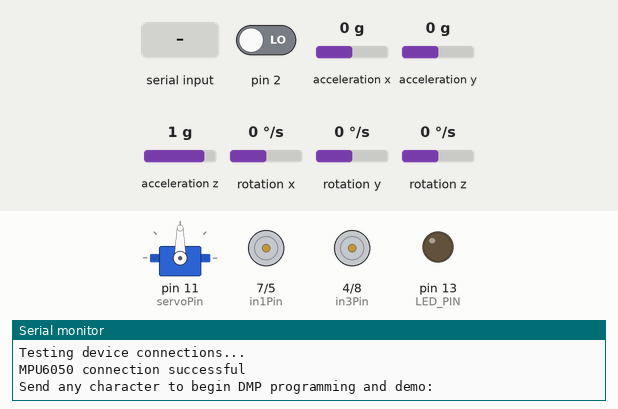
Recording of a sketch running on a simulated Arduino Uno, built with avr-gcc and run on an emulated ATmega328P. On the bench: servo, motor-driver pin pairs drawn as motors (green arrow = first pin HIGH = forward, orange = second pin HIGH = backward, longer = more drive, scaled by the enable pin), output pins drawn as LEDs (lit = HIGH), the last lines printed to the serial monitor. The inputs (shaded band) are chosen by the test bench; at power-on: pin 2 LOW, rotation z 0 °/s, acceleration z 1 g, acceleration x 0 g, acceleration y 0 g, rotation x 0 °/s, rotation y 0 °/s. The sensor or clock chip raises its interrupt line as the real part does.

Above: at 0.9 s.
1.0 s: "1\n" received over Serial
4.0 s: pin 2 driven HIGH
At 5.6 s:
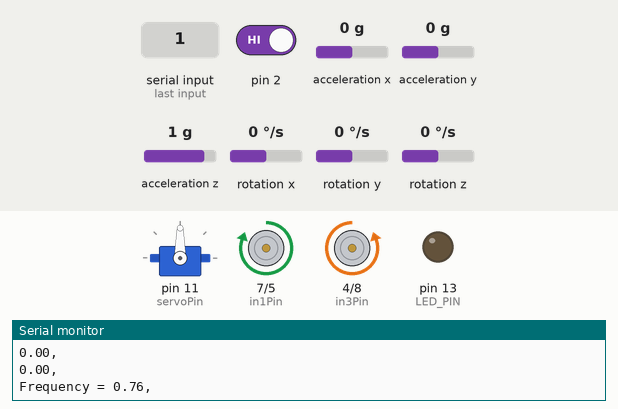
7.0 s: rotation z set to -192 °/s
At 8.4 s:
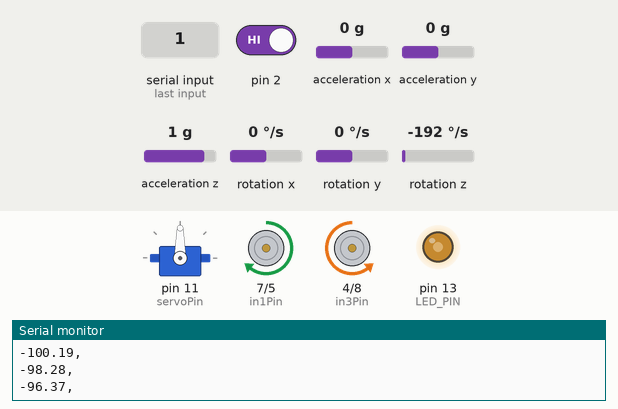
10.0 s: rotation z set to 4 °/s
At 12.6 s:
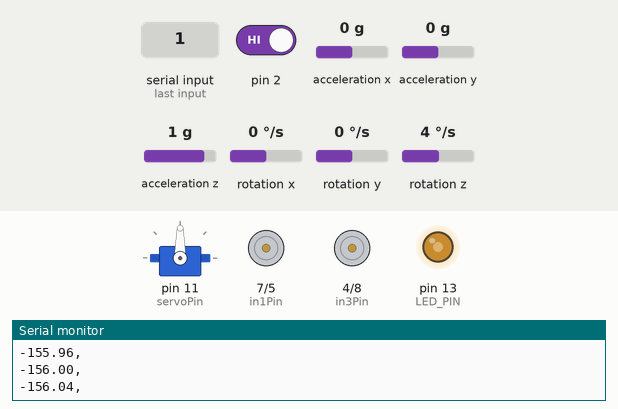
13.0 s: acceleration z set to 0.1 g
16.0 s: acceleration z set to -0.2 g
Timing chart, 0 to 19.0 s (numbered marks = the images above; inputs shaded):
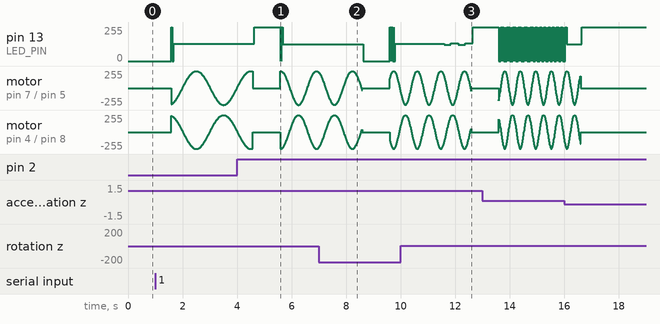

The sketch:

challenge1.ino
```cpp
#include <Servo.h>

// I2Cdev and MPU6050 must be installed as libraries, or else the .cpp/.h files
// for both classes must be in the include path of your project
#include "I2Cdev.h"

#include "MPU6050_6Axis_MotionApps20.h"
//#include "MPU6050.h" // not necessary if using MotionApps include file

// Arduino Wire library is required if I2Cdev I2CDEV_ARDUINO_WIRE implementation
// is used in I2Cdev.h
#if I2CDEV_IMPLEMENTATION == I2CDEV_ARDUINO_WIRE
    #include "Wire.h"
#endif

// class default I2C address is 0x68
// specific I2C addresses may be passed as a parameter here
// AD0 low = 0x68 (default for SparkFun breakout and InvenSense evaluation board)
// AD0 high = 0x69
MPU6050 mpu;
//MPU6050 mpu(0x69); // <-- use for AD0 high

// uncomment "OUTPUT_READABLE_QUATERNION" if you want to see the actual
// quaternion components in a [w, x, y, z] format (not best for parsing
// on a remote host such as Processing or something though)
//#define OUTPUT_READABLE_QUATERNION

// uncomment "OUTPUT_READABLE_EULER" if you want to see Euler angles
// (in degrees) calculated from the quaternions coming from the FIFO.
// Note that Euler angles suffer from gimbal lock (for more info, see
// http://en.wikipedia.org/wiki/Gimbal_lock)
//#define OUTPUT_READABLE_EULER

// uncomment "OUTPUT_READABLE_YAWPITCHROLL" if you want to see the yaw/
// pitch/roll angles (in degrees) calculated from the quaternions coming
// from the FIFO. Note this also requires gravity vector calculations.
// Also note that yaw/pitch/roll angles suffer from gimbal lock (for
// more info, see: http://en.wikipedia.org/wiki/Gimbal_lock)
#define OUTPUT_READABLE_YAWPITCHROLL

// uncomment "OUTPUT_READABLE_REALACCEL" if you want to see acceleration
// components with gravity removed. This acceleration reference frame is
// not compensated for orientation, so +X is always +X according to the
// sensor, just without the effects of gravity. If you want acceleration
// compensated for orientation, us OUTPUT_READABLE_WORLDACCEL instead.
//#define OUTPUT_READABLE_REALACCEL

// uncomment "OUTPUT_READABLE_WORLDACCEL" if you want to see acceleration
// components with gravity removed and adjusted for the world frame of
// reference (yaw is relative to initial orientation, since no magnetometer
// is present in this case). Could be quite handy in some cases.
//#define OUTPUT_READABLE_WORLDACCEL

// uncomment "OUTPUT_TEAPOT" if you want output that matches the
// format used for the InvenSense teapot demo
//#define OUTPUT_TEAPOT

#define LED_PIN 13 // (Arduino is 13, Teensy is 11, Teensy++ is 6)
bool blinkState = false;

// MPU control/status vars
bool dmpReady = false;  // set true if DMP init was successful
uint8_t mpuIntStatus;   // holds actual interrupt status byte from MPU
uint8_t devStatus;      // return status after each device operation (0 = success, !0 = error)
uint16_t packetSize;    // expected DMP packet size (default is 42 bytes)
uint16_t fifoCount;     // count of all bytes currently in FIFO
uint8_t fifoBuffer[64]; // FIFO storage buffer

// orientation/motion vars
Quaternion q;           // [w, x, y, z]         quaternion container
VectorInt16 aa;         // [x, y, z]            accel sensor measurements
VectorInt16 aaReal;     // [x, y, z]            gravity-free accel sensor measurements
VectorInt16 aaWorld;    // [x, y, z]            world-frame accel sensor measurements
VectorFloat gravity;    // [x, y, z]            gravity vector
float euler[3];         // [psi, theta, phi]    Euler angle container
float ypr[3];           // [yaw, pitch, roll]   yaw/pitch/roll container and gravity vector

// packet structure for InvenSense teapot demo
uint8_t teapotPacket[14] = { '$', 0x02, 0,0, 0,0, 0,0, 0,0, 0x00, 0x00, '\r', '\n' };


/*
* Firmware for the ”2WD Ultrasonic Motor Robot Car Kit”
*
* Stephen A. Edwards
*
* Hardware configuration :
* A pair of DC motors driven by an L298N H bridge motor driver
* An HC-SR04 ultrasonic range sensor mounted atop a small hobby servo
*/


Servo servo;

// Ultrasonic Module pins
const int trigPin = 13; // 10 microsecond high pulse causes chirp , wait 50 us
const int echoPin = 12; // Width of high pulse indicates distance

// Servo motor that aims ultrasonic sensor .
const int servoPin = 11; // PWM output for hobby servo

// Motor control pins : L298N H bridge
const int enAPin = 6; // Left motor PWM speed control
const int in1Pin = 7; // Left motor Direction 1
const int in2Pin = 5; // Left motor Direction 2
const int in3Pin = 4; // Right motor Direction 1
const int in4Pin = 8; // Right motor Direction 2
const int enBPin = 3; // Right motor PWM speed control

enum Motor {LEFT, RIGHT};
#define NUM_ANGLES 7
unsigned char sensorAngle[NUM_ANGLES] = { 60, 70, 80, 90, 100, 110, 120 };
unsigned int distance[NUM_ANGLES];

// ================================================================
// ===               INTERRUPT DETECTION ROUTINE                ===
// ================================================================

volatile bool mpuInterrupt = false;     // indicates whether MPU interrupt pin has gone high
void dmpDataReady() {
    mpuInterrupt = true;
}

// Set motor speed: 255 full ahead, -255 full reverse , 0 stop
void go( enum Motor m, int speed)
{
  digitalWrite(m == LEFT ? in1Pin : in3Pin , speed > 0 ? HIGH : LOW);
  digitalWrite(m == LEFT ? in2Pin : in4Pin , speed <= 0 ? HIGH : LOW);
  analogWrite(m == LEFT ? enAPin : enBPin, speed < 0 ? -speed : speed);
}

bool sinDrive(double freq, int duration) { // duration in seconds
  static int tstart;
  static bool init = true;

  if (init) {
     tstart = millis();
     init = false;
  }

  double t = millis();
  int speed;

//  Serial.print("tstart is ");
//  Serial.print(tstart);
//  Serial.print(" t is ");
//  Serial.println(t);


  if (t < tstart + duration*1000) {
    speed = 255*sin(2*PI*freq*t/1000);
    go(LEFT, speed);
    go(RIGHT, -1*speed);
    return true;
  }

  go(LEFT, 0);
  go(RIGHT, 0);
  init = true;
  return false;

}

// Initial motor test :
// left motor forward then back
// right motor forward then back
void testMotors ()
{
  static int speed[8] = { 128, 255, 128, 0 ,
  -128, -255, -128, 0};
  go(RIGHT, 0);
  for (unsigned char i = 0 ; i < 8 ; i++)
    go(LEFT, speed[i]*0.85), delay (200);
  for (unsigned char i = 0 ; i < 8 ; i++)
    go(RIGHT, speed[i]), delay (200);
}

// Read distance from the ultrasonic sensor , return distance in mm
//
// Speed of sound in dry air , 20C is 343 m/s
// pulseIn returns time in microseconds (10ˆ-6)
// 2d = p * 10ˆ-6 s * 343 m/s = p * 0.00343 m = p * 0.343 mm/us
unsigned int readDistance ()
{
  digitalWrite ( trigPin , HIGH );
  delayMicroseconds (10);
  digitalWrite ( trigPin , LOW );
  unsigned long period = pulseIn ( echoPin, HIGH );
  return period * 343 / 2000;
}

// Scan the area ahead by sweeping the ultrasonic sensor left and right
// and recording the distance observed. This takes a reading , then
// sends the servo to the next angle. Call repeatedly once every 50 ms or so.
void readNextDistance ()
{
  static unsigned char angleIndex = 0;
  static signed char step = 1;
  distance[angleIndex] = readDistance();
  angleIndex += step ;
  if (angleIndex == NUM_ANGLES - 1) step = -1;
  else if (angleIndex == 0) step = 1;
  servo.write(sensorAngle[angleIndex]);
}

void setup() {
  pinMode(trigPin, OUTPUT);
  pinMode(echoPin, INPUT);
  digitalWrite (trigPin, LOW);
  pinMode(enAPin, OUTPUT);
  pinMode(in1Pin, OUTPUT);
  pinMode(in2Pin, OUTPUT);
  pinMode(in3Pin, OUTPUT);
  pinMode(in4Pin, OUTPUT);
  pinMode(enBPin, OUTPUT);
  servo.attach(servoPin);
  servo.write(90);
//  go(LEFT, 0);
//  go(RIGHT, 0);
//  testMotors();
//  // Scan the surroundings before starting
//  servo.write (sensorAngle[0]);
//  delay (200);
//  for (unsigned char i = 0; i < NUM_ANGLES; i++)
//    readNextDistance(), delay (200);
  go(LEFT, 0);
  go(RIGHT, 0);

  // IMU setup:
  // join I2C bus (I2Cdev library doesn't do this automatically)
    #if I2CDEV_IMPLEMENTATION == I2CDEV_ARDUINO_WIRE
        Wire.begin();
        TWBR = 24; // 400kHz I2C clock (200kHz if CPU is 8MHz)
    #elif I2CDEV_IMPLEMENTATION == I2CDEV_BUILTIN_FASTWIRE
        Fastwire::setup(400, true);
    #endif

  Serial.begin(9600);
  while (!Serial);

  // initialize device
    Serial.println(F("Initializing I2C devices..."));
    mpu.initialize();

    // verify connection
    Serial.println(F("Testing device connections..."));
    Serial.println(mpu.testConnection() ? F("MPU6050 connection successful") : F("MPU6050 connection failed"));

  // wait for ready
    Serial.println(F("\nSend any character to begin DMP programming and demo: "));
    while (Serial.available() && Serial.read()); // empty buffer
    while (!Serial.available());                 // wait for data
    while (Serial.available() && Serial.read()); // empty buffer again

    // load and configure the DMP
    Serial.println(F("Initializing DMP..."));
    devStatus = mpu.dmpInitialize();

    // supply your own gyro offsets here, scaled for min sensitivity
    mpu.setXGyroOffset(220);
    mpu.setYGyroOffset(76);
    mpu.setZGyroOffset(-85);
    mpu.setZAccelOffset(1788); // 1688 factory default for my test chip

    // make sure it worked (returns 0 if so)
    if (devStatus == 0) {
        // turn on the DMP, now that it's ready
        Serial.println(F("Enabling DMP..."));
        mpu.setDMPEnabled(true);

        // enable Arduino interrupt detection
        Serial.println(F("Enabling interrupt detection (Arduino external interrupt 0)..."));
        attachInterrupt(0, dmpDataReady, RISING);
        mpuIntStatus = mpu.getIntStatus();

        // set our DMP Ready flag so the main loop() function knows it's okay to use it
        Serial.println(F("DMP ready! Waiting for first interrupt..."));
        dmpReady = true;

        // get expected DMP packet size for later comparison
        packetSize = mpu.dmpGetFIFOPacketSize();
    } else {
        // ERROR!
        // 1 = initial memory load failed
        // 2 = DMP configuration updates failed
        // (if it's going to break, usually the code will be 1)
        Serial.print(F("DMP Initialization failed (code "));
        Serial.print(devStatus);
        Serial.println(F(")"));
    }

    // configure LED for output
    pinMode(LED_PIN, OUTPUT);
}

float getYaw() {
  // if programming failed, don't try to do anything
    if (!dmpReady) return;

    // wait for MPU interrupt or extra packet(s) available
    while (!mpuInterrupt && fifoCount < packetSize) {
        // other program behavior stuff here
        // .
        // .
        // .
        // if you are really paranoid you can frequently test in between other
        // stuff to see if mpuInterrupt is true, and if so, "break;" from the
        // while() loop to immediately process the MPU data
        // .
        // .
        // .
    }

    // reset interrupt flag and get INT_STATUS byte
    mpuInterrupt = false;
    mpuIntStatus = mpu.getIntStatus();

    // get current FIFO count
    fifoCount = mpu.getFIFOCount();

    // check for overflow (this should never happen unless our code is too inefficient)
    if ((mpuIntStatus & 0x10) || fifoCount == 1024) {
        // reset so we can continue cleanly
        mpu.resetFIFO();
        //Serial.println(F("FIFO overflow!"));  // BR commented this line

    // otherwise, check for DMP data ready interrupt (this should happen frequently)
    } else if (mpuIntStatus & 0x02) {
        // wait for correct available data length, should be a VERY short wait
        while (fifoCount < packetSize) fifoCount = mpu.getFIFOCount();

        // read a packet from FIFO
        mpu.getFIFOBytes(fifoBuffer, packetSize);

        // track FIFO count here in case there is > 1 packet available
        // (this lets us immediately read more without waiting for an interrupt)
        fifoCount -= packetSize;

        #ifdef OUTPUT_READABLE_YAWPITCHROLL
            // display Euler angles in degrees
            mpu.dmpGetQuaternion(&q, fifoBuffer);
            mpu.dmpGetGravity(&gravity, &q);
            mpu.dmpGetYawPitchRoll(ypr, &q, &gravity);
//            Serial.print("ypr\t");
//            Serial.print(ypr[0] * 180/M_PI);
//            Serial.print("\t");
//            Serial.print(ypr[1] * 180/M_PI);
//            Serial.print("\t");
//            Serial.println(ypr[2] * 180/M_PI);
        #endif

        // blink LED to indicate activity
        blinkState = !blinkState;
        digitalWrite(LED_PIN, blinkState);
    }

    return ypr[0];
}

void loop() {
//  readNextDistance();
//  // See if something is too close at any angle
//  unsigned char tooClose = 0;
//  for (unsigned char i = 0; i<NUM_ANGLES; i++)
//    if (distance[i] < 300)
//      tooClose = 1;
//
//  if (tooClose) {
//  // Something's nearby: back up left
//    go(LEFT, -180);
//    go(RIGHT, -80);
//  } else {
//    // Nothing in our way: go forward
//    go(LEFT, 255);
//    go(RIGHT, 255);
//  }
//  // Check the next direction in 50 ms
//  delay(50);

  double duration = 3;
  const int NFREQ = 12;

  float freq[NFREQ] = {0.5000, 0.7600, 1.1551, 1.7556, 2.6683, 4.0557, 6.1642, 9.3691, 14.2402, 21.6438, 32.8967, 50.0000};

  for (int i = 0; i < 4; i++) {
    Serial.print("Frequency = ");
    Serial.print(freq[i]);
    Serial.println(",");
    while (sinDrive(freq[i], duration)) {
       Serial.print(getYaw() * 180/M_PI);
       Serial.println(",");
//       Serial.print(\t);
    }

    delay(1000);
  }

  while(1);

}
```

Measured:
- after the input at 1.0 s, pin 13 (LED_PIN): 0/255 → 129/255 after 0.59 s
